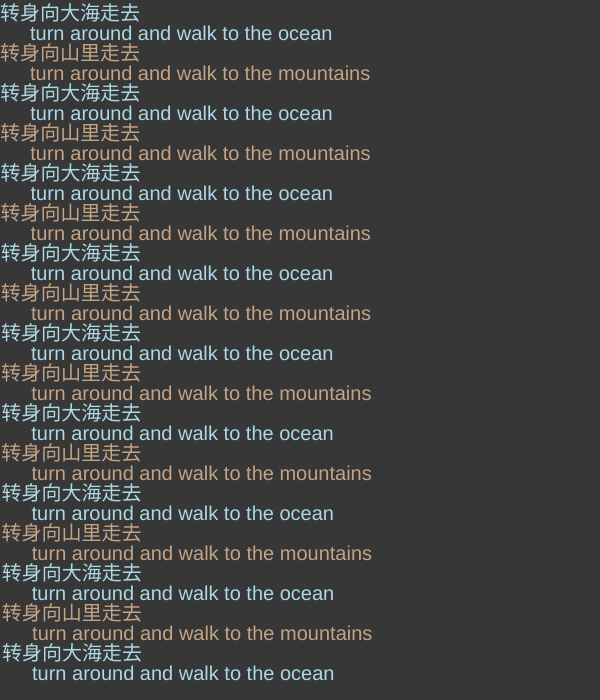
Frame 1 (no input)
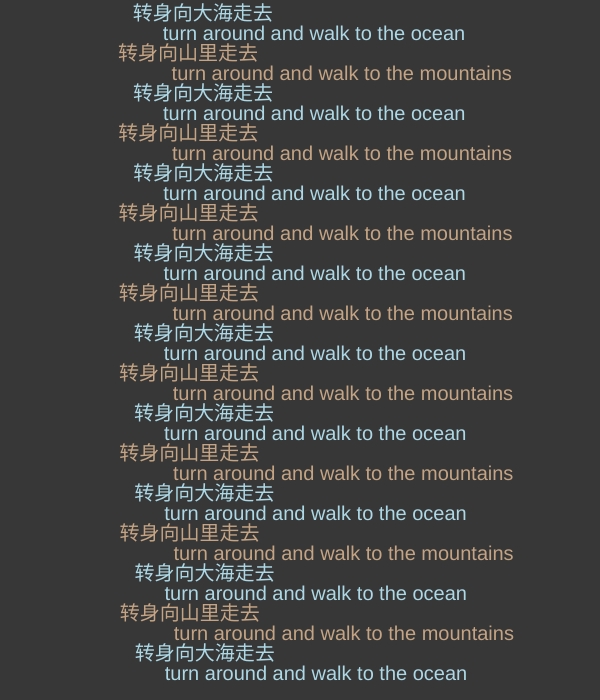
Frame 60 (no input)
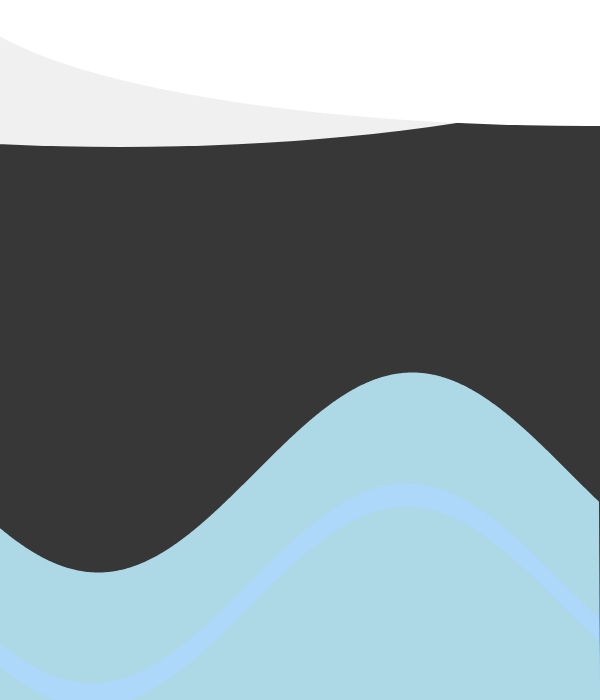
Frame 120 (the mouse pressed at the canvas centre since frame 60)

The p5.js sketch that drew these frames (run headless with seeded random() and noise() and a simulated clock; from frame 60 on, the mouse is pressed at the canvas centre):

// p5.js sketch
// ── sketch.js
//question that I ran into: how to set that when click/ pressed at certain mouseY value (0-60; 120-180; 240-300, etc) draw image 1; if click on other mouseY value, draw image 2 >>
// eventually used modulo %

// let screen1 = true;
// let screen2 = false;
// let screen3 = false;

let a = 0;
let b;
let c = 30;
let d;
let e = 0;
let f;
let g = 30;
let h;

let amplitude = 100; // The height of the wave
let frequency = 0.01; // How many waves fit in the canvas width
let phase = 0; // Phase shift, this controls the wave's horizontal shift
let phase2 = 0;
let screen = 0;

function setup() {
  createCanvas(600, 700);
}

function draw() {
  background(55);
  textSize(20);
  fill(173, 216, 230);

  if (screen == 0) {
    drawbg();
  } else if (screen == 1) {
    drawMountain();
  } else if (screen == 2) {
    drawOcean();
  }

  // if (screen1 == true && screen2 == false && screen3 == false) {
  //   drawbg();
  //   console.log("background");
  // } else if (screen2 == true && screen1 == false && screen3 == false) {
  //   drawMountain();
  //   console.log("mountain");
  // } else if (screen3 == true && screen1 == false && screen2 == false) {
  //   drawOcean();
  //   console.log("ocean");
  // }
}

function drawbg() {
  // textSize(20);
  // fill(173, 216, 230);
  for (b = 20; b < height; b += 80) {
    text("转身向大海走去", a, b);
    a += 0.25;
    if (a > width) {
      a = 0;
    }
  }
  for (d = 40; d < height; d += 80) {
    text("turn around and walk to the ocean", c, d);
    c += 0.25;
    if (c > width) {
      c = 0;
    }
  }
  fill(196, 164, 132);
  for (f = 60; f < height; f += 80) {
    text("转身向山里走去", e, f);
    e += 0.25;
    if (e > width) {
      e = 0;
    }
  }
  for (h = 80; h < height; h += 80) {
    text("turn around and walk to the mountains", g, h);
    g += 0.3;
    if (g > width) {
      g = 0;
    }
  }
}

function mousePressed() {
  if (screen == 0) {
    if (mouseY % 80 > 40) {
      console.log("brown");
      screen = 1;
    } else {
      console.log("blue");
      screen = 2;
    }
  } else if (screen == 1) {
    screen = 0;
  } else if (screen == 2) {
    screen = 0;
  }
}

// draw mountain
function drawMountain() {
  background(220);
  fill(173, 216, 230);
  rect(0, 0, width, height);
  fill(55);
  strokeWeight(0);
  triangle(
    width / 3,
    height * 0.3,
    -0.3 * width,
    height * 1.3,
    width * 1.3,
    height * 1.3
  );
  triangle(
    (width / 5) * 4,
    height * 0.17,
    0.2 * width,
    height * 1.3,
    width * 1.7,
    height * 1.3
  );

  fill(240);
  ellipse(width * 0.2, height * 0.99, width * 2, height * 0.4);
  fill(255);
  ellipse(width * 0.98, height * 1.05, width * 2.1, height * 0.4);
}

//draw the ocean

function drawOcean() {
  background(55);
  //draw the clouds
  fill(240);
  ellipse(width * 0.2, height * 0.01, width * 2, height * 0.4);
  fill(255);
  ellipse(width * 0.98, height * -0.02, width * 2.1, height * 0.4);

  // First wave
  fill(0, 80, 250); // Light blue fill
  // stroke(0); // Black stroke for the wave
  noStroke();
  beginShape();
  for (let x = 0; x < width; x++) {
    let y = (height / 4) * 3 + amplitude * sin(frequency * x + phase);
    vertex(x, y); // Create the points for the wave
  }
  // Closing the shape by adding vertices at the bottom of the canvas
  vertex(width, height); // Bottom right corner
  vertex(0, height); // Bottom left corner
  endShape(CLOSE); // Close the shape to fill it

  // Second wave
  fill(173, 216, 230); // Another shade of blue
  beginShape();
  for (let x = 0; x < width; x++) {
    let y = (height / 4) * 2.7 + amplitude * sin(frequency * x + phase);
    vertex(x, y); // Create the points for the wave
  }
  // Closing the shape
  vertex(width, height);
  vertex(0, height);
  endShape(CLOSE);

  // Third wave
  fill(173, 216, 250);
  beginShape();
  for (let a = 0; a < width; a++) {
    let b = (height / 6) * 5 + amplitude * sin(frequency * a + phase2);
    vertex(a, b); // Create the points for the wave
  }
  // Closing the shape
  vertex(width, height);
  vertex(0, height);
  endShape(CLOSE);

  // Fourth wave
  fill(173, 216, 230);
  beginShape();
  for (let a = 0; a < width; a++) {
    let b = (height / 6) * 5.2 + amplitude * sin(frequency * a + phase2);
    vertex(a, b); // Create the points for the wave
  }
  // Closing the shape
  vertex(width, height);
  vertex(0, height);
  endShape(CLOSE);

  // Increment phase to animate the waves over time
  phase += 0.01;
  phase2 += 0.011;
}
